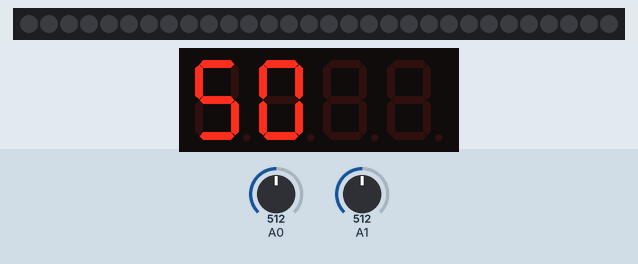
Recording of a sketch running on a simulated Arduino Uno, built with avr-gcc and run on an emulated ATmega328P. Shown: 30 RGB LEDs in strip order, left to right, 4-digit seven-segment display. The test bench sets the inputs (shaded band); at power-on: A1 = 512, A0 = 512. Dim RGB values are drawn brighter than linear.

Above: at 1.2 s.
1.3 s: A1 set to 450
At 2.1 s:
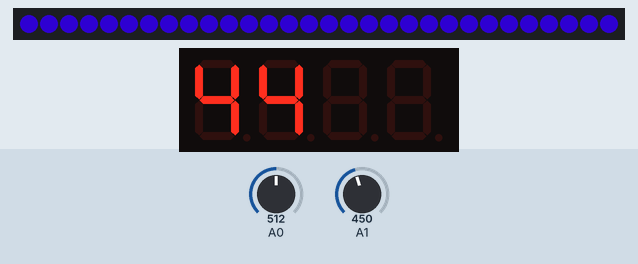
2.8 s: A0 set to 556
4.3 s: A0 set to 588
At 5.5 s:
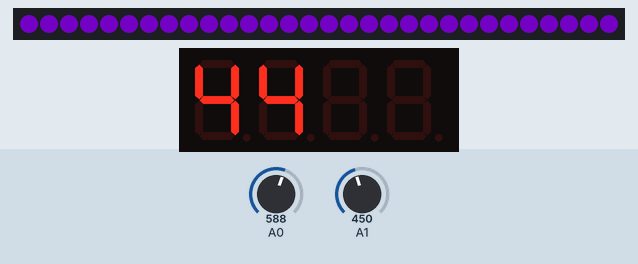
5.8 s: A0 set to 929
At 6.6 s:
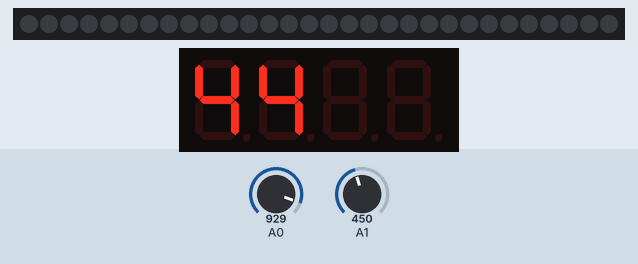
7.3 s: A0 set to 952
At 7.86 s:
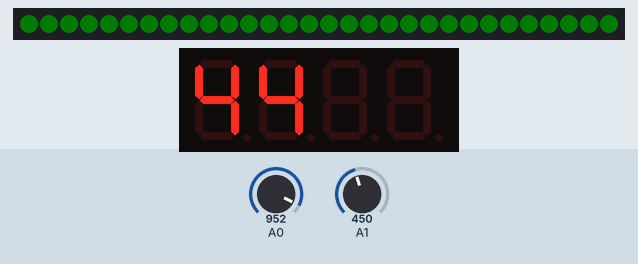
9.4 s: A0 set to 900
At 10.6 s:
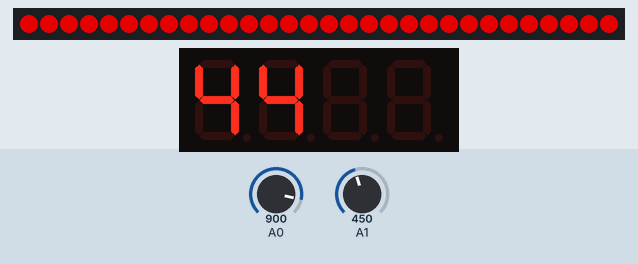
Timing chart, 0 to 11.9 s (numbered marks = the images above; inputs shaded):
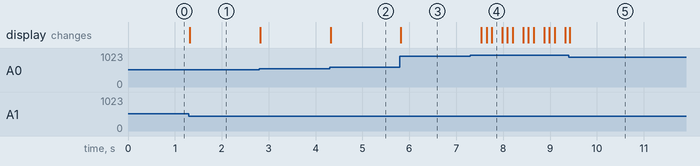

Measured:
- the behaviour switches between 573 and 574 on A0 (found by bisection; images 1 and 2)
- the behaviour switches between 941 and 942 on A0 (found by bisection; images 3 and 4)
- after the input at 1.3 s, the display: changes at once (image 1)

The sketch:

RGB_lamp_3_colors_two_potentiometers_with_display.ino
```cpp
#include <Adafruit_NeoPixel.h>
#include "TM1637.h"
#define LED_PIN    9 // WS2812 data pin
#define LED_COUNT 30 // The number of LEDs
#define CLK 3      // CLK pin of the TM1637
#define DIO 2      // DIO pin of the TM1637
int brightness = 0;
int fadeAmount = 1;
TM1637 tm1637(CLK,DIO);
Adafruit_NeoPixel strip(LED_COUNT, LED_PIN, NEO_GRB + NEO_KHZ800);
void setup() {
  strip.begin(); // Initializes the string
  strip.show(); // Switching the whole strip off
  tm1637.init();
  tm1637.set(BRIGHT_TYPICAL);
  pinMode(2, OUTPUT);
  pinMode(3, OUTPUT);
}

void loop() {
  int d = analogRead(A1); // Reading the variable for the brightness
  int g = analogRead(A0)/2; // Reading the variable for yhe color
  int j = analogRead(A0)/2; // That one for the color too
  int a,b,h;
  int c = (analogRead(A0)/2)-470; // Green color

        if ((g-210)*2 > 420) { // Blue color
    a=0;
}
  else {

        if (g > 210) {
    h=(g-210)*2;
    a=g-h;

}
  else {
    a=g-h;
    h=0;
  }
  }

          if (j < 220) { // Red color
   b=0;
}
  else {
    b=(j-220);
  }
              if (j > 460) { // Red color
    b=0;

}

          if (c > 0) { // Green color
     brightness = brightness + fadeAmount;
  if (brightness <= 0 || brightness >= 2048) {
    fadeAmount = -fadeAmount;
    delay(12);

  }
}
          if (c < 0) { // Green color
     brightness = 0;

  }

  int e = d/10.2; // Calculates the percentage of brightness
  int f = d/4.02; // Calculates the brightness itself
  strip.setBrightness(f); // That one is setting the brightness
  strip.setBrightness(d); // That one is setting the brightness
  uint32_t color = strip.Color(b, brightness/8, a); // Color
  void display(int8_t DispData[]);
  tm1637.display(e); // Sending the percentage of brightness to the TM1637
  strip.fill(color, 0, LED_COUNT); // Sends color to the strip
  strip.show();  // That one updates the whole strip at once

}
```
